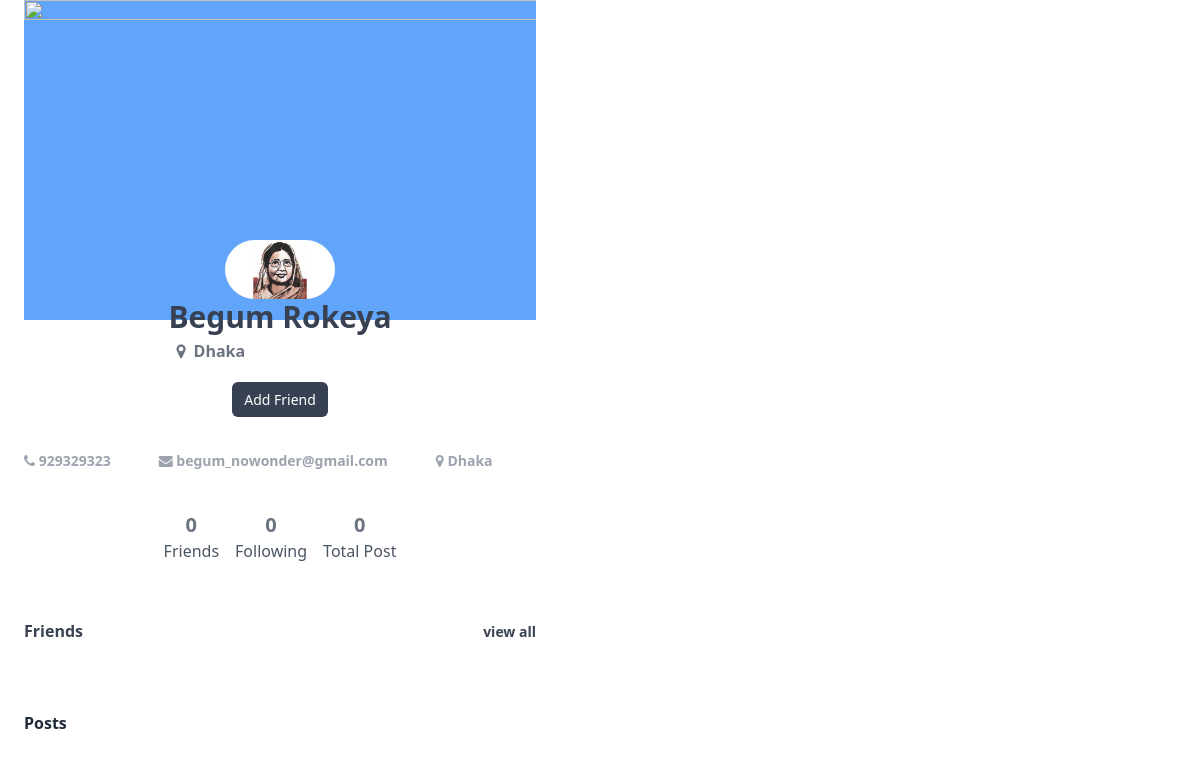
Before: /profile.php?username=begumRokeya with the older database file.
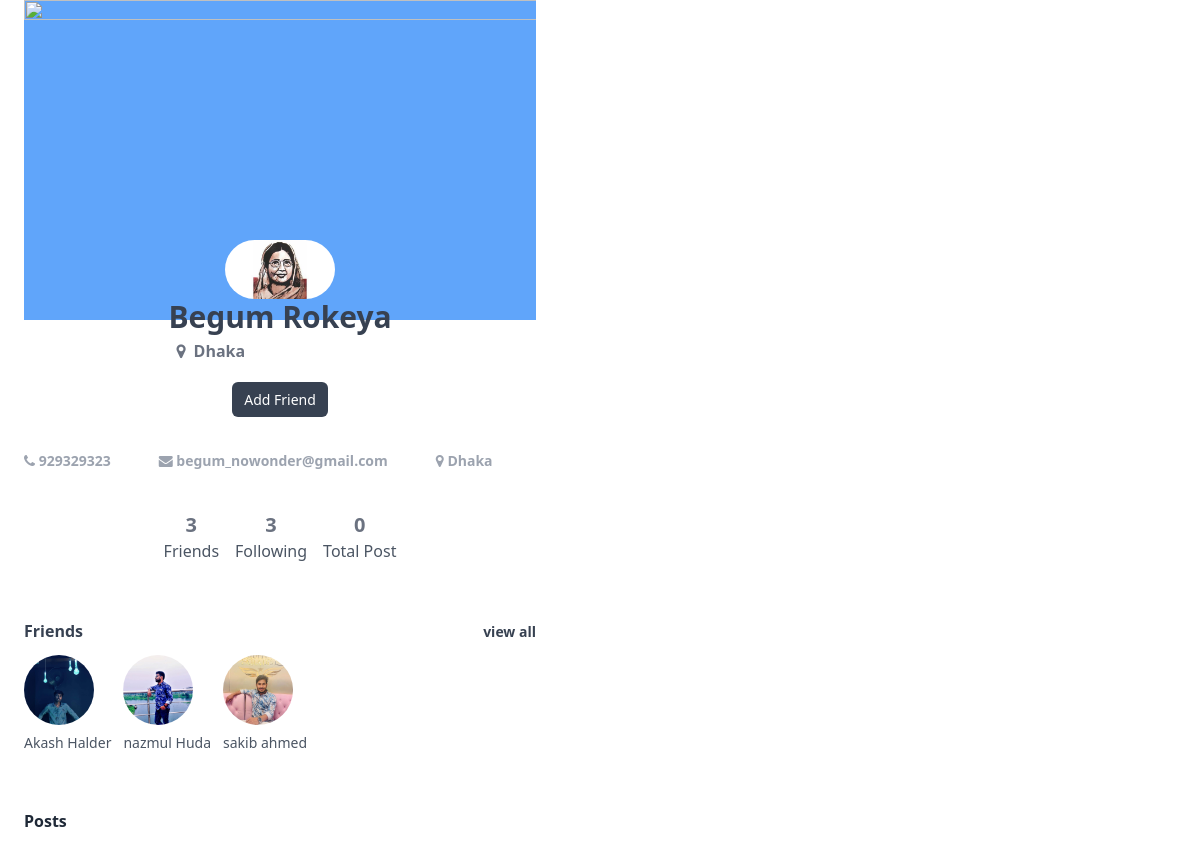
After: the same page with the newer database file.
### tables this page shows
CREATE TABLE `friends` (
  `from_friend` varchar(11) NOT NULL,
  `to_friend` varchar(11) NOT NULL,
  `added_date` timestamp NOT NULL DEFAULT current_timestamp()
);

CREATE TABLE `user_info` (
  `username` varchar(15) NOT NULL,
  `first_name` varchar(150) NOT NULL,
  `last_name` varchar(150) NOT NULL,
  `gender` varchar(15) NOT NULL,
  `email` varchar(200) NOT NULL,
  `phone_no` int(15) NOT NULL,
  `date_of_birth` date NOT NULL,
  `address` varchar(200) NOT NULL,
  `password` varchar(200) NOT NULL,
  `profile_pic` varchar(255) NOT NULL
);

### profile.php (the view, shortened to what this page needs)
<?php require_once "header.php"; ?>
<?php require_once "db.php"; ?>
  <?php
   $username = $_SESSION["username"];
   $id  = $_GET["username"];
   $sql = "SELECT first_name, last_name,profile_pic,email, address,date_of_birth,phone_no FROM `user_info` WHERE username =  '$id ' ";
   $profile_q = mysqli_query($conn, $sql);
   $profile_result = mysqli_fetch_array($profile_q);
   $status = "SELECT (SELECT COUNT(*) from `status_comments` WHERE status_id = status_id)'total_comments',  (SELECT COUNT(*) from `status` where status_owner='$username')'total_posts', (SELECT  `profile_pic` from `user_info` WHERE username='$id')'profile_pic', status_id,status_owner,status_content,status_image, TIMESTAMPDIFF(day,status_date, CURRENT_TIMESTAMP)'day',TIMESTAMPDIFF(hour, CURRENT_TIMESTAMP,status_date)'hour' FROM `status` WHERE status_owner = '$id' and status_image !=''  ORDER BY status_date DESC LIMIT 9";
   $status_q =mysqli_query($conn, $status);
   $status_res = mysqli_fetch_array($status_q);
   echo'
   <div class="mx-6  max-w-lg ">
   <div class="bg-blue-400  "><img  " src="https://arielle.com.au/wp-content/uploads/2016/04/together-we-travel-dark.jpg" width=800 height=500 /></div>
   <div class="flex relative   pt-20  -mt-40 z-1 justify-center "><img class="rounded-full" src="'.$profile_result["profile_pic"].'" height=110 width=110/>
   </div>
   <div  class=" flex space-x-4  justify-center ">
     <div class="flex flex-col">
     <h2 class="font-semibold text-3xl text-gray-700">'.$profile_result["first_name"].' '.$profile_result["last_name"].'</h2>
     <p class="mt-1 text-md text-gray-500 font-semibold"><i class="mx-2 fa fa-light fa-map-marker"></i>'.$profile_result["address"].'</p>
     </div></div>
     <div class="mt-4 flex space-x-2  justify-center ">';
  if($id!=$username){
  $friend_check = "SELECT * FROM `friends` where from_friend='$username' and to_friend = '$id' ";
  $friend_check_res = mysqli_query($conn, $friend_check);
  if(mysqli_num_rows($friend_check_res) != 0){
    echo '<div><a href="friends.php?remove='.$id.'" class="mt-2  text-sm px-6 py-2.5 bg-red-800  font-semibold text-white rounded-md">Remove</a></div>
    <div><a href="new_conversion.php?username='.$id.'" class="mt-2  text-sm px-6 py-2.5 bg-gray-700 font-semibold text-white rounded-md">Message</a></div>';
    }
    else{
  echo '<div class="mt-2"><a href="friends.php?add='.$id.'" class="mt-2   text-sm px-3 py-2 bg-gray-700 text-semibold text-white rounded-md">Add Friend</a></div>';
    }
  }
  else{
    echo '<div class="mt-2"><a href="edit_profile.php" class="mt-2   text-sm px-3 py-2 bg-gray-700 text-semibold text-white rounded-md">Edit Profile</a></div>';
  }
echo'
</div>
<div class="mt-10 flex flex space-x-12 ">
<div class=" text-sm text-gray-400 font-semibold"><i class="fa fa-regular fa-phone"></i> '.$profile_result["phone_no"].'</div>
     <div class=" text-sm text-gray-400  font-semibold"> <i class="fa fa-light fa-envelope"></i> '.$profile_result["email"].'</div>
     <div class=" text-sm text-gray-400  font-semibold"> <i class="fa fa-light fa-map-marker"></i> '.$profile_result["address"].'</div>
</div>
<div class="mt-10 flex space-x-3 justify-center">';
$friends_list = "SELECT first_name, last_name,profile_pic,username ,to_friend,added_date FROM `friends` INNER JOIN `user_info` ON friends.to_friend=user_info.username WHERE from_friend='$id' LIMIT 6";
$friends_list_res = mysqli_query($conn, $friends_list);
$total_friends =  mysqli_num_rows($friends_list_res);
echo'<div class="flex space-x-4  "> <div class="flex flex-col justify-center"><div class="text-xl text-gray-500 font-bold text-center ">'.$total_friends.'</div><div class=" text-md text-gray-600 font-normal "> Friends</div></div>
<div class="flex flex-col"><div class="text-xl text-gray-500 text-center font-bold">'.$total_friends.'</div><div class=" text-md text-gray-600 font-normal "> Following</div></div>';
if (mysqli_num_rows($status_q) != 0){
echo'
<div class="flex flex-col"><div class="text-xl text-gray-500 text-center font-bold">'.$status_res["total_posts"].'</div><div class=" text-md text-gray-600 font-normal "> Total Post</div></div>
</div></div>
<div class="mt-14 mb-3 flex justify-between"><div class=""><p  class="text-md font-semibold text-gray-700">Friends </p></div><div class=""><a class="text-sm font-semibold text-gray-700" href="friends.php">view all </a></div></div>
<div class="mt-2 flex space-x-3">
';}
while($friends = mysqli_fetch_array($friends_list_res))
{
  echo'
<div><a href="profile.php?username='.$friends["username"].'"  ><img class="rounded-full " src="'.$friends["profile_pic"].'" height=70 width=70/> <p class="mt-2 font-medium text-gray-600 text-sm	">'.$friends["first_name"].' '.$friends["last_name"].'</p></a></div>
';
}
echo'
</div>
<p  class="mt-14 mb-4 text-md font-semibold text-gray-800">Posts</p>
<div class="mt-2 flex space-x-1 "> ';
echo'
</div>
</div></div>';
?>
<?php require_once "footer.php"; ?>
</html>

Changed rows visible on the page:
added friends: to_friend.profile_pic (picture), to_friend.first_name "Akash", to_friend.last_name "Halder"
added friends: to_friend.profile_pic (picture), to_friend.first_name "nazmul", to_friend.last_name "Huda"
added friends: to_friend.profile_pic (picture), to_friend.first_name "sakib", to_friend.last_name "ahmed"
Other visible differences:
$total_friends: "0" → "3"
